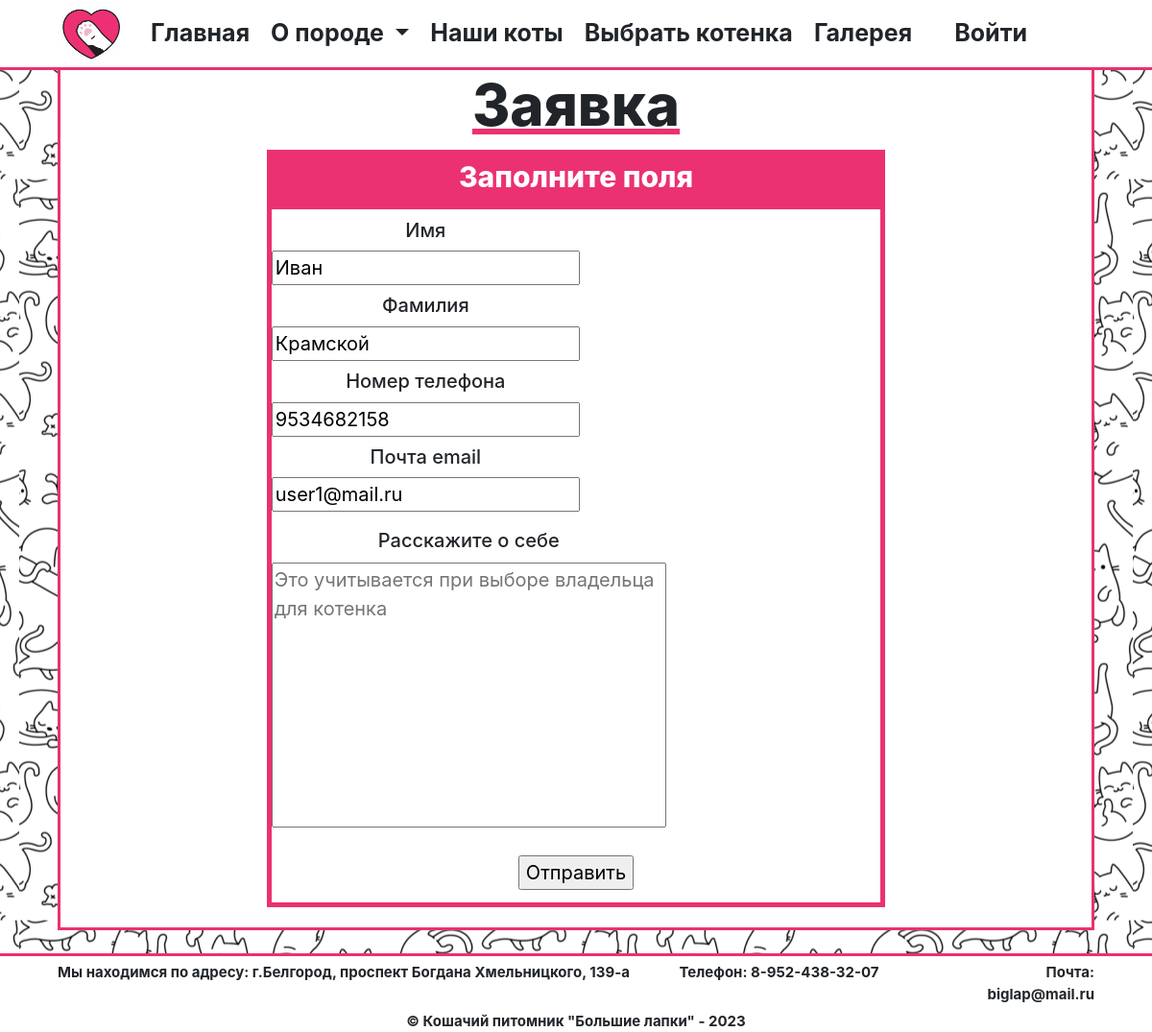
The app's page /requests.php (signed in) with its own data.
### tables this page shows
CREATE TABLE `users` (
  `id` int(11) NOT NULL,
  `login` varchar(100) NOT NULL,
  `password` varchar(100) NOT NULL,
  `flag_admin` tinyint(1) NOT NULL,
  `name` varchar(100) DEFAULT NULL,
  `surname` varchar(100) DEFAULT NULL,
  `number` varchar(11) DEFAULT NULL,
  `email` varchar(100) DEFAULT NULL,
  `message` varchar(500) DEFAULT NULL,
  `send_message` tinyint(1) NOT NULL
);

### requests.php (the view, shortened to what this page needs)
<?php
$username = "root";
$password = "";
$dbname = "biglap";
    if($_SESSION['authorized'] != 1)
        header('Location: authorization.php');
    else {
        $mysqli = new mysqli($servername, $username, $password, $dbname);
        if ($mysqli -> connect_error)
        {
            $err['conn'] = 'Ошибка подключения';
            mysqli_close($mysqli);
            header('Location: '.$_SERVER['PHP_SELF'].'?message=err');
        }
        else
        {
            mysqli_set_charset($mysqli, "utf8");
            $login = $_SESSION['login'];
            $sql = "SELECT name, surname, number, email, message FROM users WHERE login = '$login'";
            $result = mysqli_query($mysqli, $sql);
            while ($row = $result -> fetch_assoc()) {
                $name = $row['name'];
                $surname = $row['surname'];
                $number = $row['number'];
                $email = $row['email'];
                $info = $row['message'];
            }
        }
    }
require('components/header.php');
require('components/menu.php');
?>
<div class="body-content request-body-content">
    <h1>Заявка</h1>
    <h2>Заполните поля</h2>
    <form name="myform" action="<?=$_SERVER['PHP_SELF']?>" method="POST">
        <div class="container-request">
            <div class="row">
                <div class="col-lg-6">
                    <p>Имя</p>
                    <p>
                        <input type="text" name="PersonName" value="<?php if (isset($_POST['PersonName'])) echo $_POST['PersonName']; if ($name != "") echo $name; ?>" placeholder="Не менее 2-х символов" <?php if (isset($err['PersonNameLen']) or isset($err['PersonNameNum'])) echo 'style="border-color: red"'; ?> />
                    </p>
                    <p>Фамилия</p>
                    <p>
                        <input type="text" name="PersonSurname" value="<?php if (isset($_POST['PersonSurname'])) echo $_POST['PersonSurname']; if ($surname != "") echo $surname; ?>" placeholder="Не менее 2-х символов" <?php if (isset($err['PersonNameSurnameLen']) or isset($err['PersonNameSurnameNum'])) echo 'style="border-color: red"'; ?> />
                    </p>
                    <p>Номер телефона</p>
                    <p><input type="tel" name="Number" value="<?php if (isset($_POST['Number'])) echo $_POST['Number']; if ($number != "") echo $number; ?>" placeholder="Номер телефона БЕЗ 8" <?php if (isset($err['NumberLen']) or isset($err['NumberSymbol'])) echo 'style="border-color: red"'; ?> />
                    </p>
                    <p>Почта email</p>
                    <p><input type="email" name="email" value="<?php if (isset($_POST['email'])) echo $_POST['email']; if ($email != "") echo $email; ?>" placeholder="Пример 'name@mail.ru'" <?php if (isset($err['email'])) echo 'style="border-color: red"'; ?> />
                    </p>
                </div>
                <div class="col-lg-6">
                    <p>Расскажите о себе</p>
                    <p>
                        <textarea name="Info" cols="30" rows="9" value="" placeholder="Это учитывается при выборе владельца для котенка"><?php if (isset($_POST['Info'])) echo $_POST['Info']; if ($info != "") echo $info; ?></textarea>
                    </p>
                </div>
            </div>
            <p><input type="submit" name="btn_ok" value="Отправить" /></p>
        </div>
    </form>
</div>
<hr />
<?php
require('components/footer.php');
?>

### style.css (style rules this page uses)
html { background: url("img/fon1.png") no-repeat center center fixed; -webkit-background-size: cover; -moz-background-size: cover; -o-background-size: cover; background-size: cover; }
.body-content, div.thanks, div.count { padding: 0 !important; width: auto; margin-left: 5%; margin-right: 5%; border: 3px solid RGB(235, 49, 114); background: white; }
main hr { margin-bottom: 0; margin-top: 0.5%; border-top: 3px solid RGB(235, 49, 114); }
div.about-body-content, div.cats-body-content, div.kittens-body-content, div.gallery-body-content, div.request-body-content, div.thanks, div.count { border: 3px solid RGB(235, 49, 114); background: white; margin-top: 70px; margin-bottom: 2%; }
div.about-body-content h1, div.cats-body-content h1, div.kittens-body-content h1, div.gallery-body-content h1, div.request-body-content h1, div.count h1 { text-indent: 0; text-align: center; font-size: 70px; font-weight: 800; color: RGB(33, 37, 41); text-decoration: underline; text-decoration-color: RGB(235, 49, 114) !important; margin-bottom: 1% !important; }
div.cats-body-content h1, div.kittens-body-content h1, div.gallery-body-content h1, div.request-body-content h1 { margin-bottom: 0.5%; font-size: 60px; }
.container-request { margin-left: 20%; margin-right: 20%; margin-bottom: 2%; border: 5px solid RGB(235, 49, 114); }
div.request-body-content h2 { font-size: 30px; font-weight: 800; text-align: center; margin-left: 20%; margin-right: 20%; color: white; background: RGB(235, 49, 114); margin-bottom: 0; padding: 1%; }
div.container-request { text-align: center; font-size: 20px; font-weight: 500; }
div.container-request p { margin-top: 2%; margin-bottom: 2%; }
div.col-lg-6 textarea { resize: none; }
.col-lg-6 { max-width: 100% !important; }

### records on screen
users: PersonName "Иван", PersonSurname "Крамской", Number "9534682158", email "user1@mail.ru"
